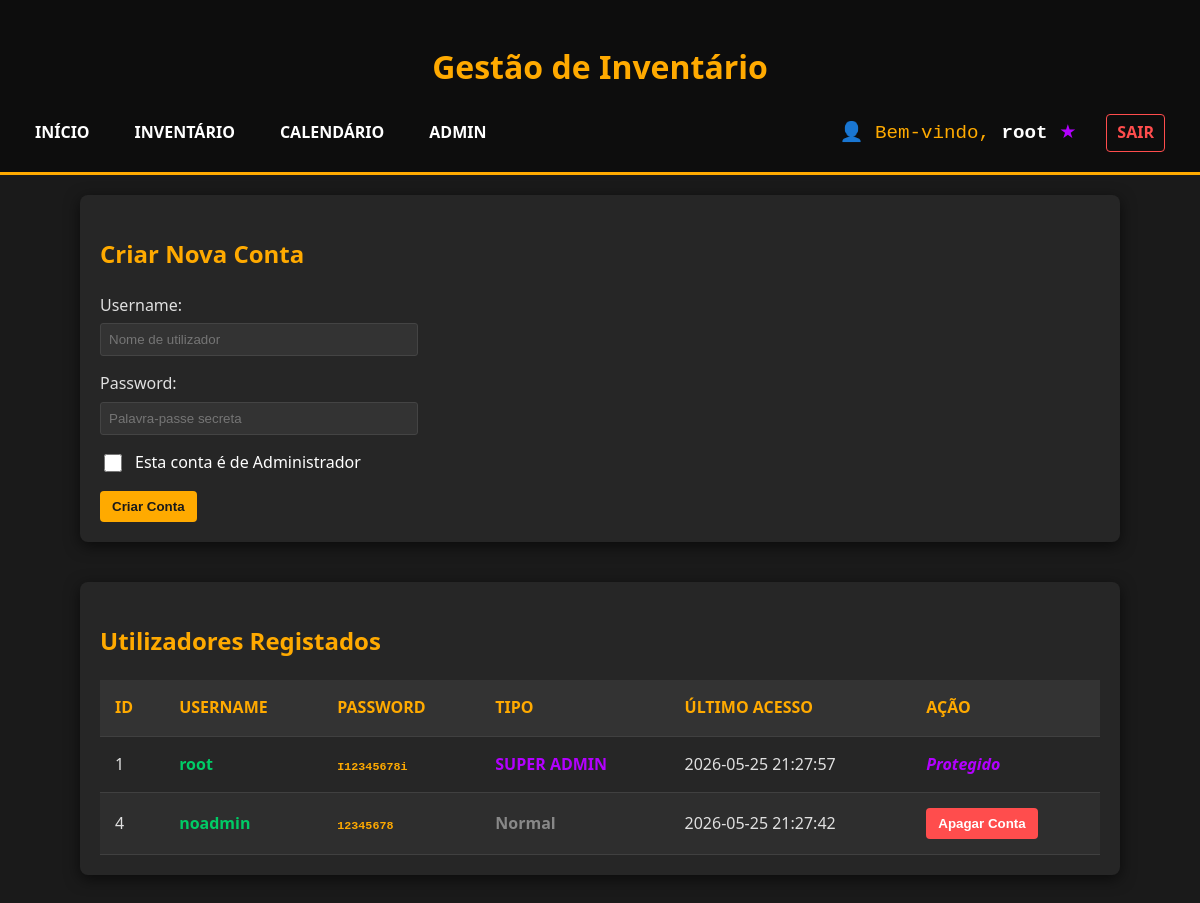
/admin.php (signed in), run on the app's committed database.
### tables this page shows
CREATE TABLE users (
    id INTEGER PRIMARY KEY AUTOINCREMENT,
    username TEXT NOT NULL UNIQUE,
    password TEXT NOT NULL,
    is_admin INTEGER DEFAULT 0, -- 0: Normal, 1: Admin, 2: Super Admin
    ultimo_acesso DATETIME
);

### admin.php (the view, shortened to what this page needs)
<?php
require_once 'scripts/database.php';
$result = $db->query("SELECT * FROM users");
?>
<!DOCTYPE html>
<html lang="pt">
<head>
    <link rel="stylesheet" href="styles/style.css">
</head>
<body>
    <header>
        <h1>Gestão de Inventário</h1>
        <nav style="display: flex; align-items: center; gap: 15px; flex-wrap: wrap;">
            <a href="index.html">Início</a>
            <a href="inventory.php">Inventário</a>
            <a href="calendario.php">Calendário</a>
            <?php if (isset($_SESSION['is_admin']) && $_SESSION['is_admin'] > 0): ?>
                <a href="admin.php">Admin</a>
            <?php endif; ?>
            <div style="margin-left: auto; display: flex; align-items: center; gap: 15px;">
                <span style="color: #ffaa00; font-family: 'VT323', monospace; font-size: 1.2rem;">
                    👤 Bem-vindo, <strong style="color: #fff;"><?php echo htmlspecialchars($_SESSION['username']); ?></strong>
                    <?php if ($_SESSION['is_admin'] == 2): ?>
                        <span style="color: #b300ff;" title="Super Admin">★</span>
                    <?php elseif ($_SESSION['is_admin'] == 1): ?>
                        <span style="color: #ff4d4d;" title="Admin">★</span>
                    <?php endif; ?>
                </span>
                <a href="logout.php" style="color: #ff4d4d; font-weight: bold; padding: 5px 10px; border: 1px solid #ff4d4d; border-radius: 4px; text-decoration: none;">Sair</a>
            </div>
        </nav>
    </header>
    <main>
        <section class="inventory-container" style="margin-top: 20px;">
            <h2>Criar Nova Conta</h2>
            <form action="admin.php" method="POST">
                <label for="username">Username:</label>
                <input type="text" name="username" id="username" placeholder="Nome de utilizador" required>
                <label for="password">Password:</label>
                <input type="password" name="password" id="password" placeholder="Palavra-passe secreta" required>
                <label style="display: flex; align-items: center; gap: 10px; margin-bottom: 15px; cursor: pointer; color: white;">
                    <input type="checkbox" name="is_admin" value="1" style="width: 18px; height: 18px; accent-color: #ffaa00;">
                    Esta conta é de Administrador
                </label>
                <button type="submit">Criar Conta</button>
            </form>
        </section>
        <section class="inventory-container">
            <h2>Utilizadores Registados</h2>
            <table>
                <thead>
                    <tr>
                        <th>ID</th>
                        <th>Username</th>
                        <th>Password</th>
                        <th>Tipo</th>
                        <th>Último Acesso</th>
                        <th>Ação</th>
                    </tr>
                </thead>
                <tbody>
                    <?php
                    while ($user = $result->fetchArray(SQLITE3_ASSOC)):
                    ?>
                        <tr>
                            <td data-label="ID"><?php echo $user['id']; ?></td>
                            <td data-label="Username" style="font-weight: bold; color: #00cc66;"><?php echo htmlspecialchars($user['username']); ?></td>
                            <td data-label="Password">
                                <span class="hash-text" style="color: #ffaa00; font-weight: bold;">
                                    <?php echo htmlspecialchars($user['password']); ?>
                                </span>
                            </td>
                            <td data-label="Tipo" style="font-weight: bold; <?php
                                if ($user['is_admin'] == 2) echo 'color: #b300ff;';
                                elseif ($user['is_admin'] == 1) echo 'color: #ff4d4d;';
                                else echo 'color: #888;';
                            ?>">
                                <?php
                                    if ($user['is_admin'] == 2) echo 'SUPER ADMIN';
                                    elseif ($user['is_admin'] == 1) echo 'Admin';
                                    else echo 'Normal';
                                ?>
                            </td>
                            <td data-label="Último Acesso"><?php echo $user['ultimo_acesso'] ? htmlspecialchars($user['ultimo_acesso']) : 'Nunca fez login'; ?></td>
                            <td data-label="Ação">
                                <?php if ($user['is_admin'] == 2): ?>
                                    <span style="color: #b300ff; font-style: italic; font-weight: bold;">Protegido</span>
                                <?php else: ?>
                                    <form method="POST" action="admin.php" style="margin: 0;">
                                        <button type="submit" onclick="return confirm('Apagar o utilizador <?php echo addslashes(htmlspecialchars($user['username'])); ?>?');" style="background-color: #ff4d4d; color: white;">Apagar Conta</button>
                                    </form>
                                <?php endif; ?>
                            </td>
                        </tr>
                    <?php endwhile; ?>
                </tbody>
            </table>
        </section>
    </main>
</body>
</html>

### styles/style.css (style rules this page uses)
body { font-family: 'Segoe UI', Tahoma, Geneva, Verdana, sans-serif; background-color: #1a1a1a; color: #e0e0e0; margin: 0; padding: 0; line-height: 1.6; }
h1, h2, h3 { color: #ffaa00; }
header { background-color: #0d0d0d; padding: 20px; text-align: center; border-bottom: 3px solid #ffaa00; }
header nav a { color: #ffffff; text-decoration: none; margin: 0 15px; font-weight: bold; text-transform: uppercase; transition: color 0.3s; }
.inventory-container { max-width: 1000px; margin: 40px auto; padding: 20px; background-color: #262626; border-radius: 8px; box-shadow: 0 4px 15px rgba(0,0,0,0.6); }
.inventory-container table { width: 100%; border-collapse: collapse; margin-top: 20px; }
th, td { padding: 15px; text-align: left; border-bottom: 1px solid #404040; }
th { background-color: #333333; color: #ffaa00; text-transform: uppercase; }
tbody tr:nth-child(even) { background-color: #2e2e2e; }

### admin.php (style rules this page uses)
button { background-color: #ffaa00; color: #1a1a1a; font-weight: bold; padding: 8px 12px; border: none; border-radius: 4px; cursor: pointer; }
input[type="text"], input[type="password"] { padding: 8px; margin: 5px 0 15px 0; border-radius: 3px; border: 1px solid #444; background: #333; color: white; width: 100%; max-width: 300px; display: block; }
.hash-text { font-family: monospace; font-size: 0.9em; overflow-wrap: break-word; }

### data on the page
users: id "1", username "root", password "I12345678i", is_admin "SUPER ADMIN", ultimo_acesso "2026-05-25 21:27:57"
users: id "4", username "noadmin", password "12345678", is_admin "Normal", ultimo_acesso "2026-05-25 21:27:42"

### other printed values
$_SESSION['username'] "root"
